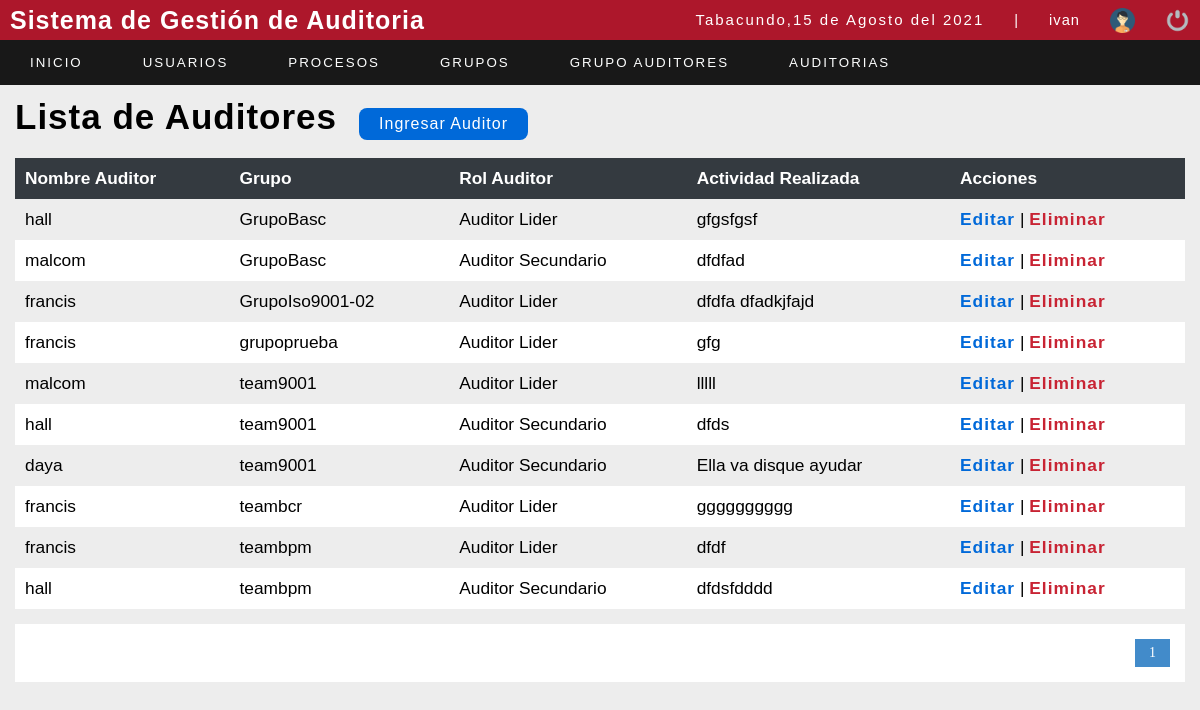
/sistema/listadetallegrupo.php (signed in), run on the app's committed database.
### tables this page shows
CREATE TABLE `detallegrupo` (
  `id_user` int(11) NOT NULL,
  `idgrupo` int(11) NOT NULL,
  `idrolauditor` int(11) NOT NULL,
  `actividadrealizada` varchar(150) NOT NULL,
  `iddetallegrupo` int(11) NOT NULL
);

CREATE TABLE `usuario` (
  `id_user` int(11) NOT NULL,
  `user` varchar(20) NOT NULL,
  `password` varchar(100) NOT NULL,
  `correo` varchar(50) NOT NULL,
  `rol` int(11) NOT NULL,
  `estatus` int(11) NOT NULL
);

CREATE TABLE `grupoauditor` (
  `idgrupo` int(11) NOT NULL,
  `nombregrupo` varchar(50) NOT NULL,
  `idnorma` int(11) NOT NULL
);

CREATE TABLE `rolauditor` (
  `idrolauditor` int(11) NOT NULL,
  `rolauditor` varchar(50) NOT NULL
);

### sistema/listadetallegrupo.php (the view, shortened to what this page needs)
<?php
include "../conexion.php";
?>
<!DOCTYPE html>
<html lang="en">
<head>
	<?php include "includes/scripts.php"; ?>
</head>
<body>
	<?php include "includes/header.php"; ?>
	<section id="container">
		<h1>Lista de Auditores</h1>
		<a href="registrodetallegrupo.php" class="btn_new">Ingresar Auditor </a>
		<table>
			<tr>
				<th>Nombre Auditor</th>
				<th>Grupo</th>
				<th>Rol Auditor</th>
				<th>Actividad Realizada</th>
				<th>Acciones</th>
			</tr>
			<?php
			$sql_registe = mysqli_query($conection, "SELECT COUNT(*) as total_registro FROM detallegrupo");
			$result_register = mysqli_fetch_array($sql_registe);
			$total_registro = $result_register['total_registro'];
			$por_pagina =10;
			if (empty($_GET['pagina'])) {
				$pagina = 1;
			} else {
				$pagina = $_GET['pagina'];
			}
			$desde = ($pagina - 1) * $por_pagina;
			$total_paginas = ceil($total_registro / $por_pagina);
			$query = mysqli_query($conection, "SELECT user,nombregrupo,rolauditor,actividadrealizada,iddetallegrupo from detallegrupo d, usuario u , rolauditor ra , grupoauditor g WHERE u.id_user=d.id_user AND ra.idrolauditor=d.idrolauditor AND d.idgrupo=g.idgrupo ORDER BY nombregrupo ASC LIMIT $desde,$por_pagina");
			$result = mysqli_num_rows($query);
			if ($result > 0) {
				while ($data = mysqli_fetch_array($query)) {
			?>
					<tr>
						<td><?php echo $data[0]; ?></td>
						<td><?php echo $data[1]; ?></td>
						<td><?php echo $data[2]; ?></td>
						<td><?php echo $data[3]; ?></td>
						<td>
							<a class="link_edit" href="editar_ga.php?id=<?php echo $data["iddetallegrupo"]; ?>">Editar</a>
							<?php if ($_SESSION['rol'] == 1) { ?>
								|
								<a class="link_delete" href="eliminar_ga.php?id=<?php echo $data["iddetallegrupo"]; ?>">Eliminar</a>
							<?php } ?>
						</td>
					</tr>
			<?php
				}
			}
			?>
		</table>
		<div class="paginador">
			<ul>
				<?php
				for ($i = 1; $i <= $total_paginas; $i++) {
					if ($i == $pagina) {
						echo '<li class="pageSelected">' . $i . '</li>';
					} else {
						echo '<li><a href="?pagina=' . $i . '">' . $i . '</a></li>';
					}
				}
				?>
			</ul>
		</div>
	</section>
</body>
</html>

### sistema/css/style.css (style rules this page uses)
* { margin: 0; padding: 0; box-sizing: border-box; }
body { background: #ededed; }
h1, h2, h3, h4, h5, h6 { font-family: Arial, sans-serif; font-weight: bold; letter-spacing: 1px; }
h1 { font-size: 25px; }
a { text-decoration: none; font-family: Arial, sans-serif; letter-spacing: 1px; }
#container { padding: 90px 15px 15px; }
#container h1 { font-size: 35px; display: inline-block; }
.btn_new { display: inline-block; background: #0069d9; color: #fff; padding: 7px 20px; border-radius: 8px; margin: 18px; }
table { border-collapse: collapse; font-size: 13pt; font-family: Arial, sans-serif; width: 100%; }
table th { text-align: left; padding: 10px; background: #343A40; color: #fff; }
table tr:nth-child(odd) { background: #fff; }
table td { padding: 10px; }
.link_edit { font-weight: bold; color: #0069D9; }
.link_delete { font-weight: bold; color: #C82333; }
.paginador ul { padding: 15px; list-style: none; background: #FFF; margin-top: 15px; display: -webkit-flex; display: -moz-flex; display: -ms-flex; display: -o-flex; display: flex; justify-content: flex-end; }
.paginador a, .pageSelected { color: #428bca; border: 1px solid #ddd; padding: 5px; display: inline-block; font-size: 14px; text-align: center; width: 35px; }
.pageSelected { color: #FFF; background: #428bca; border: 1px solid #428bca; }

### data on the page
detallegrupo: id_user.user "hall", idgrupo.nombregrupo "GrupoBasc", idrolauditor.rolauditor "Auditor Lider", actividadrealizada "gfgsfgsf"
detallegrupo: id_user.user "malcom", idgrupo.nombregrupo "GrupoBasc", idrolauditor.rolauditor "Auditor Secundario", actividadrealizada "dfdfad"
detallegrupo: id_user.user "francis", idgrupo.nombregrupo "GrupoIso9001-02", idrolauditor.rolauditor "Auditor Lider", actividadrealizada "dfdfa dfadkjfajd"
detallegrupo: id_user.user "francis", idgrupo.nombregrupo "grupoprueba", idrolauditor.rolauditor "Auditor Lider", actividadrealizada "gfg"
detallegrupo: id_user.user "malcom", idgrupo.nombregrupo "team9001", idrolauditor.rolauditor "Auditor Lider", actividadrealizada "lllll"
detallegrupo: id_user.user "hall", idgrupo.nombregrupo "team9001", idrolauditor.rolauditor "Auditor Secundario", actividadrealizada "dfds"
detallegrupo: id_user.user "daya", idgrupo.nombregrupo "team9001", idrolauditor.rolauditor "Auditor Secundario", actividadrealizada "Ella va disque ayudar"
detallegrupo: id_user.user "francis", idgrupo.nombregrupo "teambcr", idrolauditor.rolauditor "Auditor Lider", actividadrealizada "gggggggggg"
detallegrupo: id_user.user "francis", idgrupo.nombregrupo "teambpm", idrolauditor.rolauditor "Auditor Lider", actividadrealizada "dfdf"
detallegrupo: id_user.user "hall", idgrupo.nombregrupo "teambpm", idrolauditor.rolauditor "Auditor Secundario", actividadrealizada "dfdsfdddd"

### other printed values
fechaC() "15 de Agosto del 2021"
$_SESSION['user'] "ivan"
